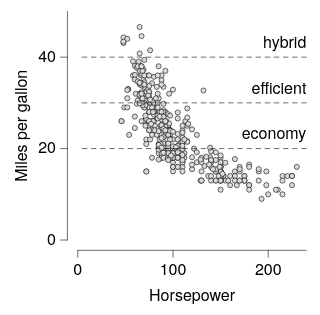

Vega-Lite specification for this chart:
### Vega-Lite specification from a JSON file in a GitHub repository (floating-point values rounded to 4 significant figures; data arrays with more than 128 entries replaced by an {"elided": "..."} marker saying what was removed)
{"background": null, "config": {"arc": {"fill": "#DBDBDB", "fillOpacity": 1.0, "innerRadius": 25.0, "padAngle": 0.03, "stroke": "black", "strokeOpacity": 1, "strokeWidth": 0.25}, "area": {"fill": "#DBDBDB", "fillOpacity": 1.0, "stroke": "black", "strokeOpacity": 1, "strokeWidth": 0.25}, "axis": {"domain": true, "domainCap": "round", "domainColor": "black", "domainWidth": 0.25, "grid": false, "gridCap": "round", "gridColor": "#F1F1F1", "gridDash": [0, 0], "gridOpacity": 1.0, "gridWidth": 0.25, "labelColor": "black", "labelFont": "Helvetica Neue, HelveticaNeue, Helvetica, Arial, sans-serif", "labelFontSize": 7, "labelFontStyle": "normal", "labelFontWeight": 400, "offset": 4.5, "ticks": true, "tickCap": "round", "tickColor": "black", "tickRound": false, "tickSize": 3, "tickWidth": 0.25, "titleColor": "black", "titleFont": "Helvetica Neue, HelveticaNeue, Helvetica, Arial, sans-serif", "titleFontSize": 7, "titleFontStyle": "normal", "titleFontWeight": 400}, "axisX": {"domain": true, "labelAlign": "center", "labelAngle": 0, "labels": true, "ticks": true, "translate": 0}, "axisY": {"domain": true, "labelAlign": "right", "labelAngle": 0, "labels": true, "ticks": true, "translate": 0}, "axisRight": {"domain": true, "labelAlign": "left", "labelAngle": 0, "labels": true, "ticks": true, "translate": 0}, "axisTop": {"domain": true, "labelAlign": "center", "labelAngle": 0, "labels": true, "ticks": true, "translate": 0}, "axisBand": {"tickOffset": 0}, "bar": {"fill": "#DBDBDB", "fillOpacity": 1.0, "stroke": "black", "strokeOpacity": 1, "strokeWidth": 0.25}, "boxplot": {"size": 9.0, "ticks": {"cornerRadius": 0.25, "fill": "black", "opacity": 1, "size": 4.5, "thickness": 0.25}, "box": {"fillOpacity": 1.0, "stroke": "black", "strokeOpacity": 1, "strokeWidth": 0.25}, "median": {"cornerRadius": 0, "fill": "black", "fillOpacity": 1.0, "opacity": 1, "size": 9.0, "thickness": 0.25}, "rule": {"fill": "black", "fillOpacity": 1.0, "size": 10.0, "stroke": "black", "strokeDash": [0, 0], "strokeOpacity": 1, "strokeWidth": 0.25}, "outliers": {"color": "black", "fill": "black", "fillOpacity": 1.0, "size": 0, "stroke": "black", "strokeOpacity": 1, "strokeWidth": 0.25}}, "circle": {"fill": "black", "fillOpacity": 1.0, "size": 1.25, "stroke": null, "strokeOpacity": 1, "strokeWidth": 0.25}, "errorband": {"band": {"fillOpacity": 0.6, "stroke": null, "strokeWidth": 0.25, "strokeOpacity": 1}, "borders": {"opacity": 0, "strokeOpacity": 0.25, "strokeWidth": 1}}, "errorbar": {"opacity": 1, "rule": {"strokeDash": [0, 0], "strokeWidth": 0.25}, "ticks": {"color": "black", "cornerRadius": 0.125, "opacity": 1, "size": 6.0, "thickness": 0.25}, "thickness": 0.25}, "font": "Helvetica Neue, HelveticaNeue, Helvetica, Arial, sans-serif", "geoshape": {"fill": "#DBDBDB", "fillOpacity": 1.0, "stroke": "black", "strokeOpacity": 1, "strokeWidth": 0.25}, "header": {"labelColor": "black", "labelFont": "Helvetica Neue, HelveticaNeue, Helvetica, Arial, sans-serif", "labelFontSize": 7, "labelFontStyle": "normal", "labelFontWeight": 400, "titleColor": "black", "titleFont": "Helvetica Neue, HelveticaNeue, Helvetica, Arial, sans-serif", "titleFontSize": 7, "titleFontStyle": "normal", "titleFontWeight": 400, "titlePadding": 0}, "legend": {"disable": false, "offset": 4.5, "titlePadding": 4, "labelOffset": 2, "gradientLabelOffset": 2, "gradientLength": 50.0, "gradientThickness": 5.0, "gradientOpacity": 1.0, "gradientStrokeColor": "black", "gradientStrokeWidth": 0.25, "labelColor": "black", "labelFont": "Helvetica Neue, HelveticaNeue, Helvetica, Arial, sans-serif", "labelFontSize": 7, "labelFontStyle": "normal", "labelFontWeight": 400, "strokeColor": "black", "strokeWidth": 0, "symbolSize": 42, "symbolStrokeColor": "black", "symbolStrokeWidth": 0.25, "titleColor": "black", "titleFont": "Helvetica Neue, HelveticaNeue, Helvetica, Arial, sans-serif", "titleFontSize": 7, "titleFontStyle": "normal", "titleFontWeight": 400}, "line": {"color": "black", "stroke": "black", "strokeCap": "butt", "strokeDash": [0, 0], "strokeOpacity": 1, "strokeWidth": 0.5}, "point": {"filled": true, "fill": "#DBDBDB", "fillOpacity": 1.0, "size": 5.0, "stroke": "black", "strokeOpacity": 1, "strokeWidth": 0.25}, "range": {"category": ["#B2B2B2", "#636363", "#4A7CD3", "#008542", "#382864", "#509F98", "#284F93", "#005226", "#A398D6", "#173633"], "diverging": {"scheme": ["#443E60", "#5F597E", "#7C759B", "#9994B6", "#B7B4CC", "#D6D5DC", "#F6F6F6", "#D1DAD9", "#A4C2BF", "#7AA9A4", "#578E89", "#37736E", "#1B5954"]}, "heatmap": {"scheme": ["#32022B", "#43044D", "#4C196E", "#4D338C", "#484DA6", "#3A68BB", "#1D83CA", "#1D9CCB", "#23B5C9", "#28CDC5", "#4DE0B4", "#91EE9F"]}, "ordinal": {"scheme": ["#F1F1F1", "#DBDBDB", "#C6C6C6", "#B2B2B2", "#9D9D9D", "#898989", "#767676", "#636363", "#515151", "#404040", "#2F2F2F", "#1F1F1F"]}, "ramp": {"scheme": ["#32022B", "#43044D", "#4C196E", "#4D338C", "#484DA6", "#3A68BB", "#1D83CA", "#1D9CCB", "#23B5C9", "#28CDC5", "#4DE0B4", "#91EE9F"]}}, "rule": {"color": "black", "stroke": "black", "strokeCap": "round", "strokeDash": [2, 2], "strokeOpacity": 1, "strokeWidth": 0.25}, "scale": {"bandPaddingInner": 0.1, "bandPaddingOuter": 0.1, "round": false}, "rect": {"fill": "#DBDBDB", "fillOpacity": 1.0, "stroke": "black", "strokeOpacity": 1, "strokeWidth": 0.25}, "square": {"fill": "#DBDBDB", "fillOpacity": 1.0, "size": 10.0, "stroke": "black", "strokeOpacity": 1, "strokeWidth": 0.25}, "text": {"color": "black", "font": "Helvetica Neue, HelveticaNeue, Helvetica, Arial, sans-serif", "fontSize": 7, "fontStyle": "normal", "fontWeight": 400}, "tick": {"color": "black", "cornerRadius": 0.125, "opacity": 1.0, "size": 9.0, "thickness": 0.25}, "title": {"anchor": "middle", "frame": "group", "color": "black", "font": "Helvetica Neue, HelveticaNeue, Helvetica, Arial, sans-serif", "fontSize": 7, "fontStyle": "normal", "fontWeight": 400, "subtitleColor": "black", "subtitleFont": "Helvetica Neue, HelveticaNeue, Helvetica, Arial, sans-serif", "subtitleFontSize": "Helvetica Neue, HelveticaNeue, Helvetica, Arial, sans-serif", "subtitleFontStyle": "normal", "subtitleFontWeight": 400}, "trail": {"color": "black", "opacity": 1, "size": 0.5}, "view": {"continuousWidth": 100, "continuousHeight": 100, "discreteWidth": 100, "discreteHeight": 100, "fill": null, "stroke": null, "strokeWidth": 0.25}}, "layer": [{"data": {"name": "data-7285c4e2e195e5a75737a34913199f5f"}, "mark": {"type": "point"}, "encoding": {"x": {"field": "Horsepower", "type": "quantitative"}, "y": {"field": "Miles_per_Gallon", "title": "Miles per gallon", "type": "quantitative"}}}, {"layer": [{"data": {"values": [{"__dysonsphere__": 1}]}, "mark": {"type": "rule", "opacity": 1.0}, "encoding": {"y": {"datum": 20.0}}}, {"data": {"values": [{"__dysonsphere__": 1}]}, "mark": {"type": "rule", "opacity": 1.0}, "encoding": {"y": {"datum": 30.0}}}, {"data": {"values": [{"__dysonsphere__": 1}]}, "mark": {"type": "rule", "opacity": 1.0}, "encoding": {"y": {"datum": 40.0}}}, {"data": {"values": [{"__dysonsphere__": 1}]}, "mark": {"type": "text", "align": "right", "baseline": "bottom", "dx": 0, "dy": -3, "fontSize": 7}, "encoding": {"text": {"value": "economy"}, "x": {"value": 100}, "y": {"datum": 20.0}}}, {"data": {"values": [{"__dysonsphere__": 1}]}, "mark": {"type": "text", "align": "right", "baseline": "bottom", "dx": 0, "dy": -3, "fontSize": 7}, "encoding": {"text": {"value": "efficient"}, "x": {"value": 100}, "y": {"datum": 30.0}}}, {"data": {"values": [{"__dysonsphere__": 1}]}, "mark": {"type": "text", "align": "right", "baseline": "bottom", "dx": 0, "dy": -3, "fontSize": 7}, "encoding": {"text": {"value": "hybrid"}, "x": {"value": 100}, "y": {"datum": 40.0}}}]}], "$schema": "https://vega.github.io/schema/vega-lite/v6.4.1.json", "datasets": {"data-7285c4e2e195e5a75737a34913199f5f": {"elided": "392 records"}}}
